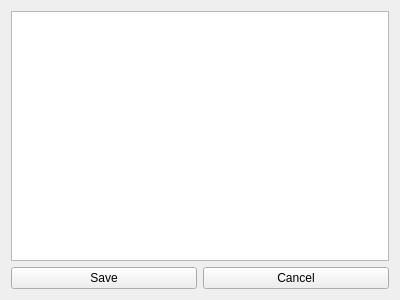
<?xml version="1.0" encoding="UTF-8"?>
<ui version="4.0">
 <class>EditWindow</class>
 <widget class="QWidget" name="EditWindow">
  <property name="geometry">
   <rect>
    <x>0</x>
    <y>0</y>
    <width>400</width>
    <height>300</height>
   </rect>
  </property>
  <property name="windowTitle">
   <string>EditWindow</string>
  </property>
  <layout class="QVBoxLayout" name="verticalLayout">
   <item>
    <widget class="QTableWidget" name="students"/>
   </item>
   <item>
    <layout class="QHBoxLayout" name="horizontalLayout">
     <item>
      <widget class="QPushButton" name="pushButton">
       <property name="text">
        <string>Save</string>
       </property>
      </widget>
     </item>
     <item>
      <widget class="QPushButton" name="pushButton_2">
       <property name="text">
        <string>Cancel</string>
       </property>
      </widget>
     </item>
    </layout>
   </item>
  </layout>
 </widget>
 <layoutdefault spacing="6" margin="11"/>
 <resources/>
 <connections/>
</ui>
